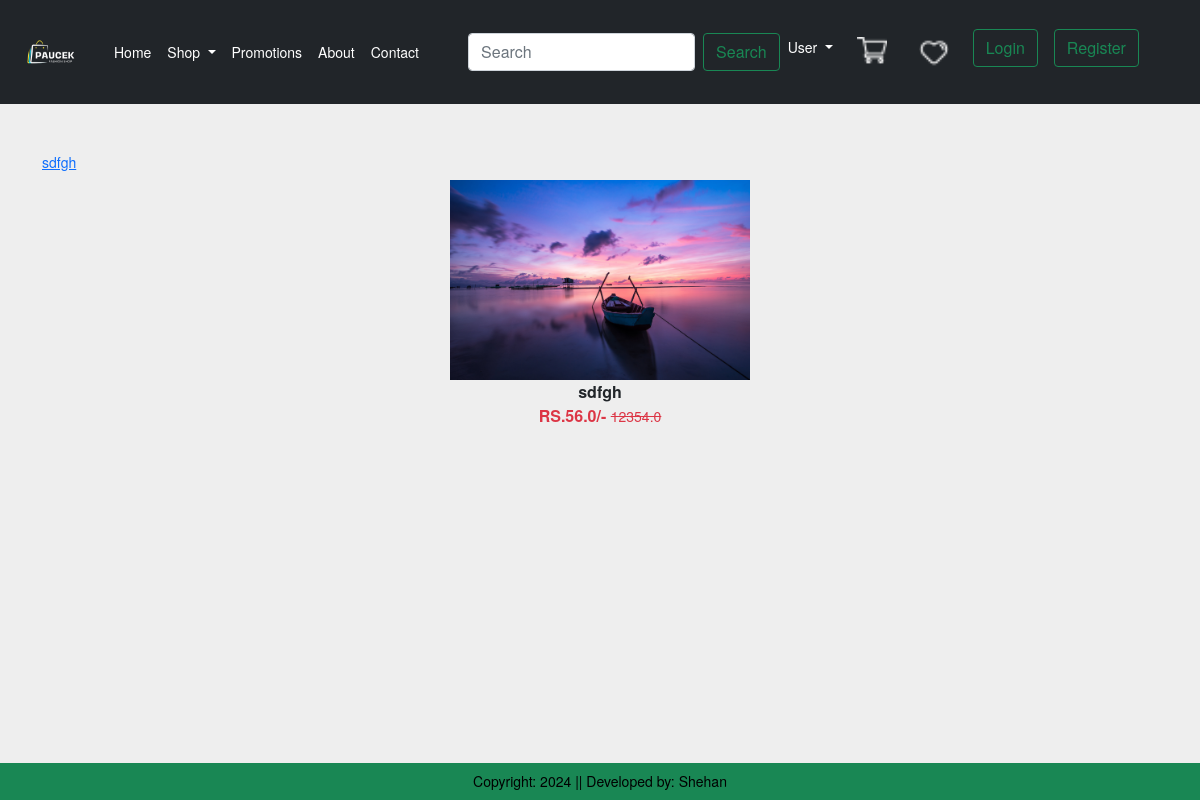
Screenshot of /category/FW/ with the database file from the repository.
### app/models.py (models this page shows, shortened)
class products(models.Model):
    CATEGORY_CHOICES ={
          ('Mw','MensWear'),
          ('CW','CasualWear'),
          ('WW','WomensWear'),
          ('KW','KidsWear'),
          ('FW','FormalWear'),
          ('AC','Accessories'),
    }
    title =models.CharField(max_length=100)
    selling_price = models.FloatField()
    discount_price = models.FloatField()
    description = models.TextField()
    material = models.TextField(default='')
    category =models.CharField(choices= CATEGORY_CHOICES,max_length=2)
    product_image =models.ImageField(upload_to='product')

### app/views.py (the view)
class CategoryView(View):
    def get(self,request,val):
        Product =products.objects.filter(category=val)
        title = products.objects.filter(category=val).values('title').annotate(total = Count('title'))
        return render(request,"app/category.html",locals())

### app/templates/app/category.html (shortened to what this page needs)
{% extends 'app/index.html'%}
{% load static %}
{% block main-content %}
<div class="container my-5">
    <div class="row">
        <div class="col-5m-3">
          {% for val in title %}
          <a hef="{% url 'category' val.title %}" class="list-group -item list-group item-action" aria-current ="true">{{val.title}}</a>
          {% endfor%}
        </div>
        <div class="col -5m-9 ">
            <div class="row">
                {%  for prod in Product%}
                  <div class=" col text-center mb-4">
                    <a href="{% url 'product-details' prod.id%}" class="btn">
                        <div>
                            <img src="{{prod.product_image.url}}" alt="" width="300px" height="200px">
                            <div class="fw-bold">{{prod.title}}</div>
                            <div class="fw-bold text-danger">
                                RS.{{prod.discount_price}}/-
                                <small class="fw-light text-decoration-line-through">{{prod.selling_price}}
                                </small>
                            </div>
                        </div>
                    </a>
                  </div>
                {% endfor %}
            </div>
        </div>
    </div>
</div>
{% endblock main-content %}

### app/static/app/css/style.css (style rules this page uses)
html, body { position: relative; height: 100%; }
body { background: #eee; font-family: Helvetica Neue, Helvetica, Arial, sans-serif; font-size: 14px; color: #000; margin: 0; padding: 0; }

### rows the page displays
products: product_image (picture), title "sdfgh", discount_price "56.0", selling_price "12354.0"

### other values shown
{{ val.title }} "sdfgh"
